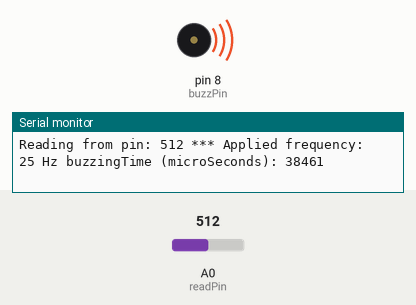
Simulated run of this sketch. Board: Arduino Uno, built with avr-gcc and run on an emulated ATmega328P. Parts: buzzer (waves = sounding), the last lines printed to the serial monitor. Inputs (shaded band) come from the test bench; at power-on: A0 (readPin) = 512.

Above: at 1.2 s.
1.3 s: A0 (readPin) set to 500
At 4.2 s:
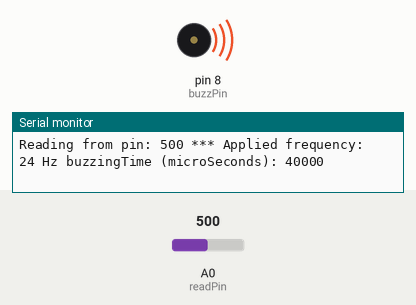
4.3 s: A0 (readPin) set to 480
At 5.86 s:
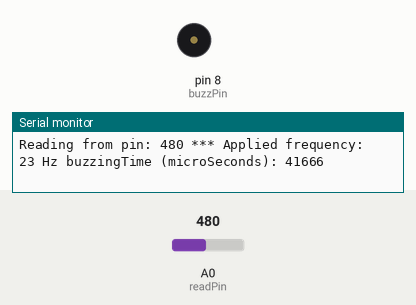
7.3 s: A0 (readPin) set to 461
10.3 s: A0 (readPin) set to 511
At 11.4 s:
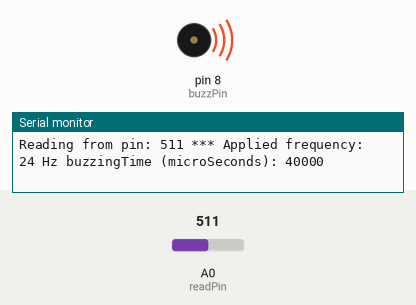
13.3 s: A0 (readPin) set to 716
Timing chart, 0 to 16.3 s (numbered marks = the images above; inputs shaded):
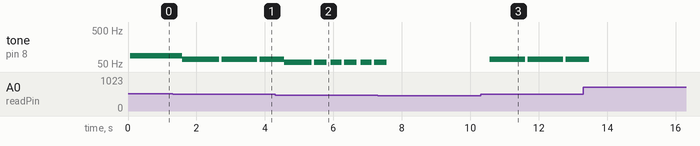

Measured:
- the behaviour switches between 512 and 511 on A0 (readPin) (found by bisection; images 0 and 1)
- after the input at 1.3 s, tone on pin 8 (buzzPin): alternates 69 Hz for 1.1 s and silent for 0.07 s, starting after 0.28 s
- after the input at 10.3 s, tone on pin 8 (buzzPin): alternates 69 Hz for 1.0 s and silent for 0.07 s, starting after 0.27 s

The sketch:

frequencyGeneratorWithActiveBuzzer.ino
```cpp
/* Frequency generator on Arduino Uno Clone
 * Active buzzer connected to buzzPin
 * readPin is used, to get info from potentiometer
 *
 * Try changing minFrequency and maxFrequency values
 * If you use Passive buzzer instead of Active, the sound is much more melodic and less painfull
 */


int buzzPin = 8;
int readPin = A0;
long valueRead; //value, read from readPin (is controlled by potentiometer)
long maxValueRead = 1023;

//oscilations in one second
long frequency;
long minFrequency = 0; //minimum frequency in Hz to be generated (0 means silence)
long maxFrequency = 50; //maximum frequency in Hz to be generated

long buzzingTime;


void setup() {
  // put your setup code here, to run once:
  pinMode(buzzPin, OUTPUT);
  pinMode(readPin, INPUT);
  Serial.begin(9600);
}

void loop() {
  // put your main code here, to run repeatedly:

  valueRead = analogRead(readPin);

  frequency = minFrequency + long(float(maxFrequency - minFrequency)/float(maxValueRead) * float(valueRead));
  buzzingTime = 1000000/(frequency + 1);
  if (frequency == 0) buzzingTime = 0;

  if (frequency>0) {
    for (long i = 0; i < frequency; i++) {
      digitalWrite(buzzPin, HIGH);
      delayMicroseconds(buzzingTime);
      digitalWrite(buzzPin, LOW);
      delayMicroseconds(buzzingTime);
    }
  }
  Serial.println("Reading from pin: "+ String(valueRead) + " *** Applied frequency: " + String(frequency) + " Hz" + " buzzingTime (microSeconds): " + String(buzzingTime));
  if (frequency == 0) delay(100);
}
```
